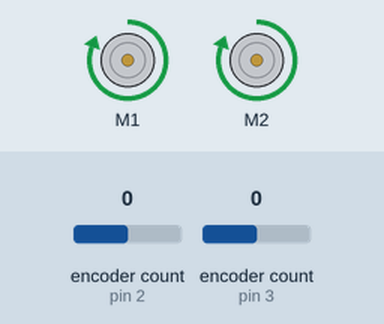
The sketch below on a simulated Arduino Uno, built with avr-gcc and run on an emulated ATmega328P. Parts: 2 × DC motor (green arrow = forward, orange = backward, longer = faster). Inputs (shaded band) come from the test bench; at power-on: encoder count (sensors on pin 2, pin 3) 0. What the sketch prints to the serial monitor is not drawn.

Above: at 1.2 s.
1.3 s: encoder count (sensor on pin 2) set to 1
4.3 s: encoder count (sensor on pin 3) set to 1
7.3 s: encoder count (sensor on pin 2) set to 2
10.3 s: encoder count (sensor on pin 3) set to 2
Timing chart, 0 to 13.3 s (numbered marks = the images above; inputs shaded):
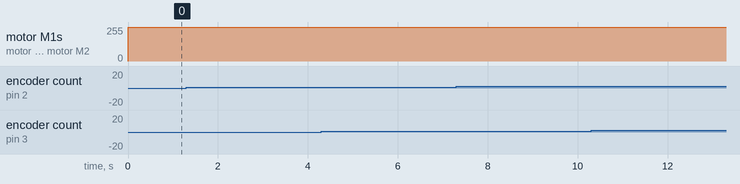

The sketch:

arduino_program.ino
```cpp
#include <DualMC33926MotorShield.h>
#include <Encoder.h>
// #include <Wire.h>

// #define PERIPHERAL_ADDRESS 0x08

Encoder knobLeft(2, 6);
Encoder knobRight(3, 5);

DualMC33926MotorShield md;

const double in_per_cm = 0.3937008;
const double ft_per_cm = in_per_cm/12;

double currentTime() {
  return millis()/1000.0;
}

// PID variables
// double Kp_phi = 1.59690166461499;  // Hz - get from simulink models - First outerloop PD control
// double Ki_phi = 0.263957132904492; // Hz^2
// double Kd_phi = 0.402292425042345; // [unit]
// double I_phi = 0; // integral
// double D_phi = 0; // derivative
// double e_phi_past = 0; // previous value
double Kp_phi = 10.0051896084746; // Hz

double Kp_phi_dot = 10.22597888102; // V*s/rad - get from simulink  - Second outerloop PD control
// double Ki_phi_dot = 1.11680781548276; // V/rad
double Kd_phi_dot = 0; // V*s^2/rad
// double I_phi_dot = 0; // integral
double D_phi_dot = 0; // derivative
double D_phi_dot_old1 = 0; // derivative
double D_phi_dot_old2 = 0; // derivative
double e_phi_dot_past = 0; // previous value

double Kp_rho_dot = 7.14216735267938; // V*s/m - get from simulink  - Second outerloop PD control
double Ki_rho_dot = 119.884076500748; // V/m
// double Kd_rho_dot = 0;                // V*s^2/m
double I_rho_dot = 0; // integral
// double D_rho_dot = 0; // derivative
// double e_rho_dot_past = 0; // previous value

double Ts = 0.1; // Time step
double Tc = currentTime(); // Running time

//initialize variables
const double r = 3.0 / 12.0;  // radius of the wheel
const double d = 28 * ft_per_cm; // distance between the wheels
const double LEFT_MOTOR_WEIGHT = 0.85;
const double RIGHT_MOTOR_WEIGHT = 1;

// Max voltage that can be supplied
// NOTE should be set depending on charge
// const double umax = 7.8;
const double umax = 6;

// ---== TASKS ==---
const double turn_to_angle = 45.0*PI/180.0; // radians
const double forward_distance = 10; // ft
const double move_speed = 1; // ft/s
bool should_turn = true;
bool should_move = true;

bool is_moving = false;
double end_time = 0;
double distance_traveled = 0;
bool paused = false;
double pause_time = 0;

double theta1_old = 0;
double theta2_old = 0;
double u_diff_old = 0;
double u_bar_old = 0;

void setup() {
  // Start serial for output
  Serial.begin(115200);

  // Initialize motor
  md.init();

  // // Initialize i2c as peripheral
  // Wire.begin(PERIPHERAL_ADDRESS);

  // // Set I2C callbacks
  // Wire.onReceive(receiveData);

  Serial.println("Ready!");
}

void loop() {
  // Set phi_desired based on task settings
  double phi_desired;
  if (should_turn) {
    phi_desired = turn_to_angle;
  } else {
    phi_desired = 0;
  }

  // Get motor radians
  long ticks1 = knobRight.read(); //NOTE left
  long ticks2 = knobLeft.read(); //NOTE right
  double theta1 = -((double)ticks1/3200)*2*PI;
  double theta2 = ((double)ticks2/3200)*2*PI;
  Serial.print("\tTheta1: ");
  Serial.print(theta1);
  Serial.print("\tTheta2: ");
  Serial.print(theta2);

  // Get motor radian speed
  double theta1_dot = (theta1 - theta1_old)/(Ts);
  double theta2_dot = (theta2 - theta2_old)/(Ts);
  // Serial.print("\tTheta1_dot: ");
  // Serial.print(theta1_dot);
  // Serial.print("\tTheta2_dot: ");
  // Serial.print(theta2_dot);


  // Calculate phi
  double phi = r*(theta1 - theta2)/d;
  Serial.print("\tPhi: ");
  Serial.print(phi);
  Serial.print("\tPhi_des: ");
  Serial.print(phi_desired);

  // Calculate error
  double e_phi = phi_desired - phi;

  // If error is off enough, start turning again
  // if (is_moving && !paused && e_phi > 3.0*PI/180.0) {
  //   paused = true;
  //   pause_time = currentTime();
  //   is_moving = false;
  // }

  // PID Output
  // double phi_dot_desired = Kp_phi*e_phi + Ki_phi*I_phi + Kd_phi*D_phi; // PID
  double phi_dot_desired = Kp_phi*e_phi; // P


  // Get phi_dot
  double phi_dot = r*(theta1_dot - theta2_dot)/d;
  // Ignore small errors while driving
  if (is_moving && e_phi < 0.05) phi_dot_desired = phi_dot;
  Serial.print("\tPhi_dot: ");
  Serial.print(phi_dot);
  Serial.print("\tPhi_dot_des: ");
  Serial.print(phi_dot_desired);

  // Calculate error
  double e_phi_dot = phi_dot_desired - phi_dot;

  // PID for phi_dot
  D_phi_dot_old2 = D_phi_dot_old1;
  D_phi_dot_old1 = D_phi_dot;
  D_phi_dot = (e_phi_dot-e_phi_dot_past)/Ts; // derivative implementation
  double D_phi_dot_lowpass = (D_phi_dot + D_phi_dot_old1 + D_phi_dot_old2)/3;
  //NOTE uncomment if needed
  // if (sgn(e_phi_dot_past) != sgn(e_phi_dot)) I_phi_dot = 0; // Reset integral on direction switch
  // I_phi_dot = I_phi_dot + Ts*e_phi_dot; // integral implementation
  e_phi_dot_past = e_phi_dot; // update val to get other vals


  // Set rho_dot_desired based on task settings and turning progress
  double rho_dot_desired;
  double current_time = currentTime();
  if (should_move && !is_moving && e_phi < 0.02) {
    is_moving = true;
    // double move_time = forward_distance/move_speed;
    // if (paused) {
    //   // Resume moving if was paused
    //   paused = false;
    //   double paused_for = current_time - pause_time;
    //   end_time += paused_for;
    // } else {
    //   end_time = current_time + move_time;
    // }
  }
  // if (is_moving && current_time < end_time) {
  //   rho_dot_desired = move_speed;
  // } else {
  //   rho_dot_desired = 0;
  // }
  if (is_moving && distance_traveled < forward_distance) {
    rho_dot_desired = move_speed;
  } else {
    rho_dot_desired = 0;
  }
  // Serial.print("\tCurrent time: ");
  // Serial.print(current_time);
  // Serial.print("\tEnd time: ");
  // Serial.print(end_time);


  // Get rho_dot
  double rho_dot = r*(theta1_dot + theta2_dot)/2;
  distance_traveled += rho_dot*Ts;
  Serial.print("\tRho_dot: ");
  Serial.print(rho_dot);
  Serial.print("\tRho_dot_des: ");
  Serial.print(rho_dot_desired);
  Serial.print("\tDistance: ");
  Serial.print(distance_traveled);

  // Calculate error
  double e_rho_dot = rho_dot_desired - rho_dot;

  // PID for rho_dot
  // if (Ts > 0) {
  //   D_rho_dot = (e_rho_dot-e_rho_dot_past)/Ts; // derivative implementation
  // } else {
  //   D_rho_dot = 0;
  // }
  // if (sgn(e_rho_dot_past) != sgn(e_rho_dot)) I_rho_dot = 0; // Reset integral on direction switch
  I_rho_dot += Ts*e_rho_dot; // integral implementation
  // e_rho_dot_past = e_rho_dot; // update val to get other vals
  // Serial.print("\tI_rho_dot:  ");
  // Serial.print(I_rho_dot);
  // Serial.print("\te_rho_dot: ");
  // Serial.print(e_rho_dot);
  // Serial.print("\tD_rho_dot: ");
  // Serial.print(D_rho_dot);


  // PID Outputs
  // double Kp_phi_dot_mod = Kp_phi_dot / 10;
  // if (!is_moving) Kp_phi_dot_mod /= 2; // Turn slower for larger inital angles

  // double u_diff = Kp_phi_dot*e_phi_dot + Ki_phi_dot*I_phi_dot + Kd_phi_dot*D_phi_dot; // PID
  // double u_diff = Kp_phi_dot*e_phi_dot + Kd_phi_dot*D_phi_dot; // PD
  double u_diff = Kp_phi_dot*e_phi_dot + Kd_phi_dot*D_phi_dot_lowpass; // PD (filtered)

  double u_bar;
  if (is_moving) {
    // u_bar = Kp_rho_dot*e_rho_dot + Ki_rho_dot*I_rho_dot + Kd_rho_dot*D_rho_dot; // PID
    u_bar = Kp_rho_dot*e_rho_dot + Ki_rho_dot*I_rho_dot; // PI
    // u_bar = Kp_rho_dot*e_rho_dot + Kd_rho_dot*D_rho_dot; // PD
  } else u_bar = 0;

  // Prevent sudden switching
  //NOTE uncomment if needed
  // if (sgn(u_diff) != sgn(u_diff_old) && abs(u_diff_old) > 1) {
  //   u_bar = u_bar_old / 2;
  // }
  // u_diff_old = u_diff;
  // if (sgn(u_bar) != sgn(u_bar_old) && abs(u_bar_old) > 1) {
  //   u_bar = u_bar_old / 2;
  // }
  // u_bar_old = u_bar;

  Serial.print("\tu_diff: ");
  Serial.print(u_diff);
  Serial.print("\tu_bar: ");
  Serial.print(u_bar);

  //NOTE Should saturation check actual voltages, not u_bar and u_diff
  // // Saturation Checking
  // // (u_diff can't be more than twice the range)
  // if (abs(u_diff) > umax) {
  //   u_diff = sgn(u_diff)*umax;
  //   e_phi_dot = sgn(e_phi_dot)*min(umax/Kp_phi_dot, abs(e_phi_dot));
  //   // I_phi_dot = (u_diff-Kp_phi_dot*e_phi_dot-Kd_phi_dot*D_phi_dot)/Ki_phi_dot;
  // }
  // if (abs(u_bar) > umax) {
  //   u_bar = sgn(u_bar)*umax;
  //   e_rho_dot = sgn(e_rho_dot)*min(umax/Kp_rho_dot, abs(e_rho_dot));
  //   // I_rho_dot = (u_bar-Kp_rho_dot*e_rho_dot-Kd_rho_dot*D_rho_dot)/Ki_rho_dot;
  // }

  // Update Tc and Ts
  current_time = currentTime();
  Ts = current_time - Tc;
  Tc = current_time;

  // Update theta1_old and theta2_old
  theta1_old = theta1;
  theta2_old = theta2;

  // Convert u_bar and u_diff to motor voltages
  double uM1 = (u_bar + u_diff)/2;
  double uM2 = (u_bar - u_diff)/2;

  // Saturation Checking
  if (abs(uM1) > umax) {
    uM1 = sgn(uM1)*umax;
  }
  if (abs(uM2) > umax) {
    uM2 = sgn(uM2)*umax;
  }
  //NOTE uncomment if needed
  // u_diff = uM1 - uM2;
  // e_phi_dot = sgn(e_phi_dot)*min(u_diff/Kp_phi_dot, abs(e_phi_dot));
  // I_phi_dot = (u_diff-Kp_phi_dot*e_phi_dot-Kd_phi_dot*D_phi_dot)/Ki_phi_dot;
  // u_bar = uM1 + uM2;
  // e_rho_dot = sgn(e_rho_dot)*min(u_bar/Kp_rho_dot, abs(e_rho_dot));
  // I_rho_dot = (u_bar-Kp_rho_dot*e_rho_dot-Kd_rho_dot*D_rho_dot)/Ki_rho_dot; // PID
  // I_rho_dot = (u_bar-Kp_rho_dot*e_rho_dot)/Ki_rho_dot; // PI


  // Serial.print("\tuM1: ");
  // Serial.print(uM1);
  // Serial.print("\tuM2: ");
  // Serial.print(uM2);

  // Convert to speeds and send to motor
  int speed1 = uM1*400/umax;
  int speed2 = -uM2*400/umax;
  if (is_moving) {
    speed1 *= LEFT_MOTOR_WEIGHT;
    speed2 *= RIGHT_MOTOR_WEIGHT;
  }
  md.setM1Speed(speed1); // left
  md.setM2Speed(speed2); // right
  stopIfFault();

  Serial.print("\n");
}

int sgn(double v) {
  if (v >= 0) return 1;
  else return -1;
}

void stopIfFault() {
  if (md.getFault()) {
    Serial.println("fault");
    while (true);
  }
}
```

Measured:
- after the input at 1.3 s, every drawn part: stays the same
- after the input at 4.3 s, every drawn part: stays the same
- after the input at 7.3 s, every drawn part: stays the same
- after the input at 10.3 s, every drawn part: stays the same
